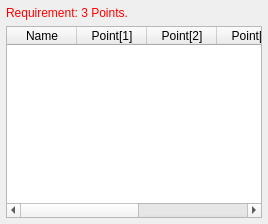
                   <widget class="QWidget" name="ChainTab">
                    <attribute name="title">
                     <string>Stay Chain</string>
                    </attribute>
                    <layout class="QVBoxLayout" name="verticalLayout_28">
                     <property name="leftMargin">
                      <number>0</number>
                     </property>
                     <property name="topMargin">
                      <number>0</number>
                     </property>
                     <property name="rightMargin">
                      <number>0</number>
                     </property>
                     <property name="bottomMargin">
                      <number>0</number>
                     </property>
                     <item>
                      <widget class="QWidget" name="Entiteis_Stay_Chain_Widget" native="true">
                       <property name="sizePolicy">
                        <sizepolicy hsizetype="Expanding" vsizetype="Expanding">
                         <horstretch>0</horstretch>
                         <verstretch>0</verstretch>
                        </sizepolicy>
                       </property>
                       <property name="contextMenuPolicy">
                        <enum>Qt::CustomContextMenu</enum>
                       </property>
                       <property name="statusTip">
                        <string>All Stay Chains in this workbook. Needs three point.</string>
                       </property>
                       <layout class="QVBoxLayout" name="verticalLayout_15">
                        <property name="leftMargin">
                         <number>6</number>
                        </property>
                        <property name="topMargin">
                         <number>6</number>
                        </property>
                        <property name="rightMargin">
                         <number>6</number>
                        </property>
                        <property name="bottomMargin">
                         <number>6</number>
                        </property>
                        <item>
                         <widget class="QLabel" name="reqChain">
                          <property name="text">
                           <string>&lt;html&gt;&lt;head/&gt;&lt;body&gt;&lt;p&gt;&lt;span style=&quot; color:#ff0000;&quot;&gt;Requirement: 3 Points.&lt;/span&gt;&lt;/p&gt;&lt;/body&gt;&lt;/html&gt;</string>
                          </property>
                         </widget>
                        </item>
                        <item>
                         <widget class="QTableWidget" name="Entiteis_Stay_Chain">
                          <property name="sizePolicy">
                           <sizepolicy hsizetype="Preferred" vsizetype="Expanding">
                            <horstretch>0</horstretch>
                            <verstretch>0</verstretch>
                           </sizepolicy>
                          </property>
                          <property name="statusTip">
                           <string/>
                          </property>
                          <property name="autoFillBackground">
                           <bool>true</bool>
                          </property>
                          <property name="editTriggers">
                           <set>QAbstractItemView::NoEditTriggers</set>
                          </property>
                          <property name="selectionBehavior">
                           <enum>QAbstractItemView::SelectRows</enum>
                          </property>
                          <property name="verticalScrollMode">
                           <enum>QAbstractItemView::ScrollPerPixel</enum>
                          </property>
                          <property name="horizontalScrollMode">
                           <enum>QAbstractItemView::ScrollPerPixel</enum>
                          </property>
                          <property name="rowCount">
                           <number>0</number>
                          </property>
                          <property name="columnCount">
                           <number>7</number>
                          </property>
                          <attribute name="horizontalHeaderDefaultSectionSize">
                           <number>70</number>
                          </attribute>
                          <attribute name="horizontalHeaderMinimumSectionSize">
                           <number>70</number>
                          </attribute>
                          <column>
                           <property name="text">
                            <string>Name</string>
                           </property>
                           <property name="icon">
                            <iconset resource="../icons.qrc">
                             <normaloff>:/icons/equal.png</normaloff>:/icons/equal.png</iconset>
                           </property>
                          </column>
                          <column>
                           <property name="text">
                            <string>Point[1]</string>
                           </property>
                          </column>
                          <column>
                           <property name="text">
                            <string>Point[2]</string>
                           </property>
                          </column>
                          <column>
                           <property name="text">
                            <string>Point[3]</string>
                           </property>
                          </column>
                          <column>
                           <property name="text">
                            <string>[1]-[2]</string>
                           </property>
                          </column>
                          <column>
                           <property name="text">
                            <string>[2]-[3]</string>
                           </property>
                          </column>
                          <column>
                           <property name="text">
                            <string>[1]-[3]</string>
                           </property>
                          </column>
                         </widget>
                        </item>
                       </layout>
                      </widget>
                     </item>
                    </layout>
                   </widget>
